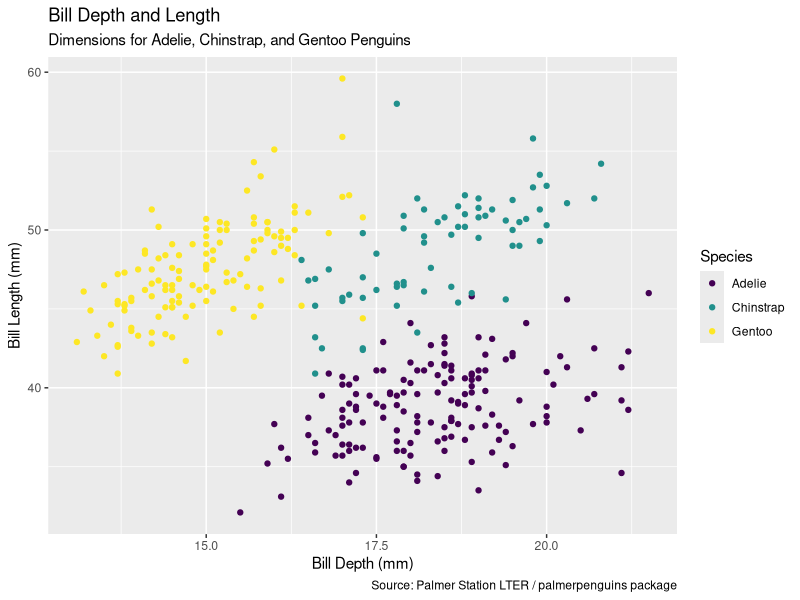
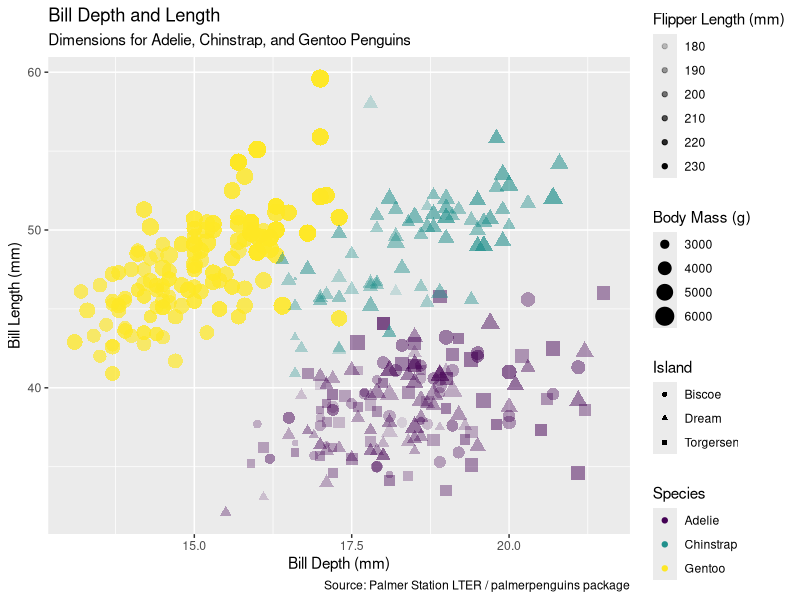
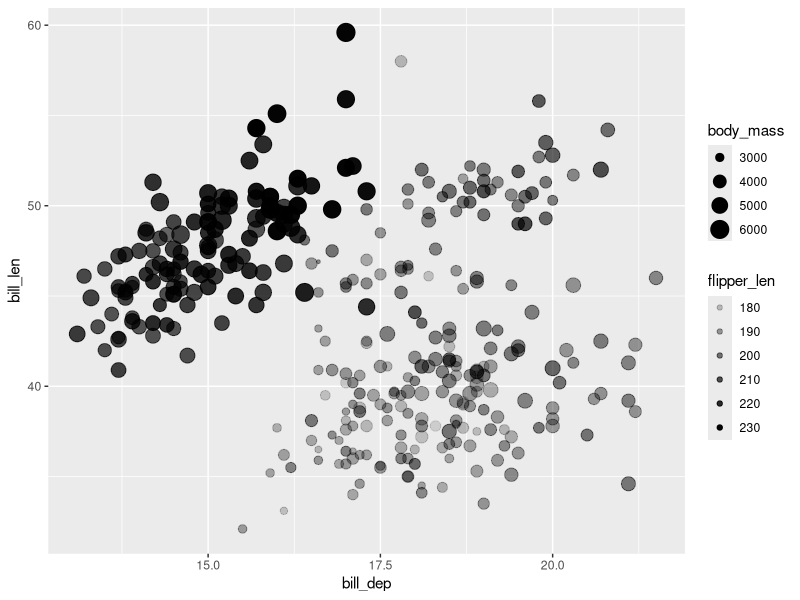
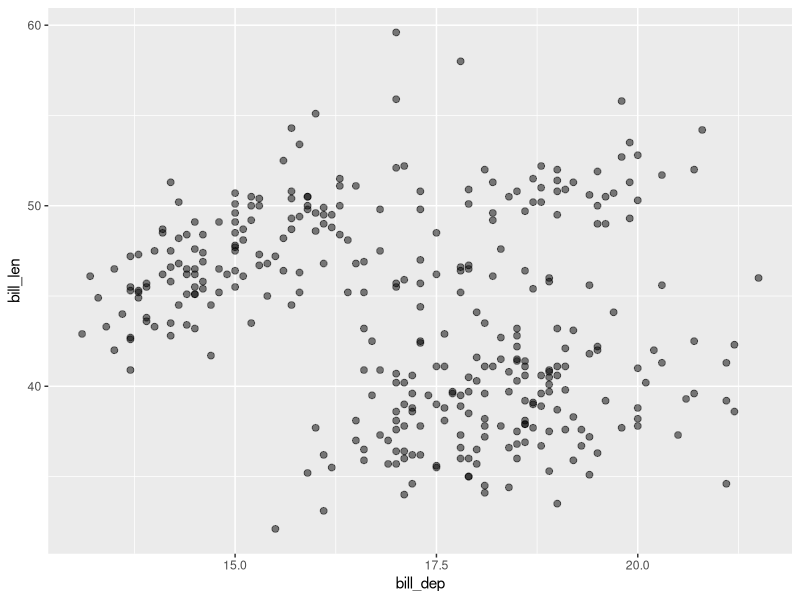
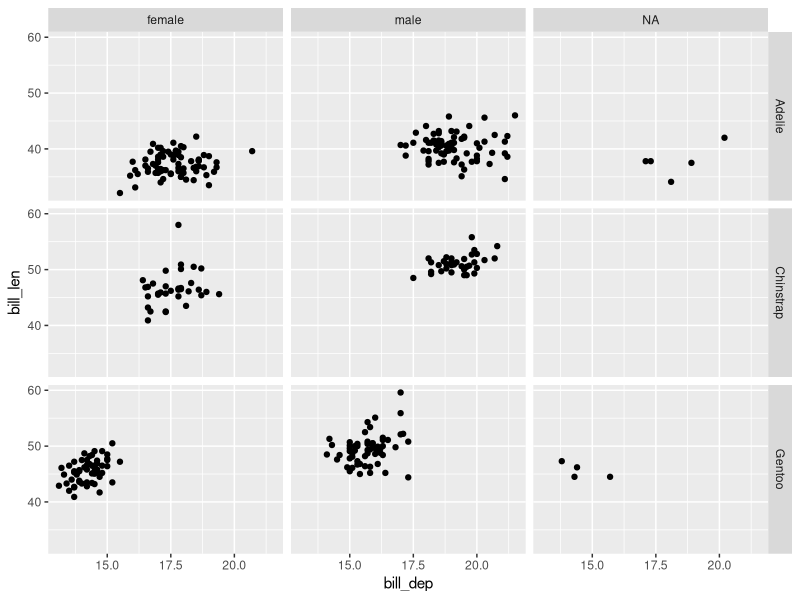
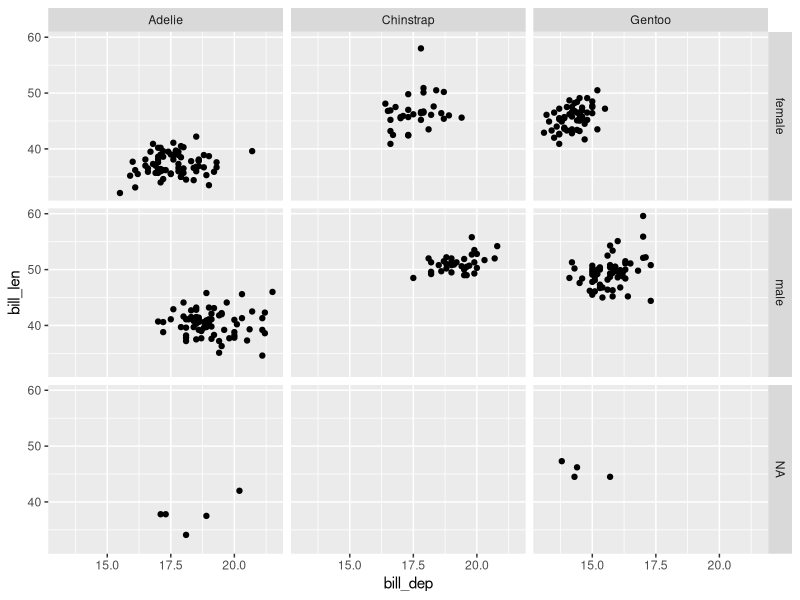
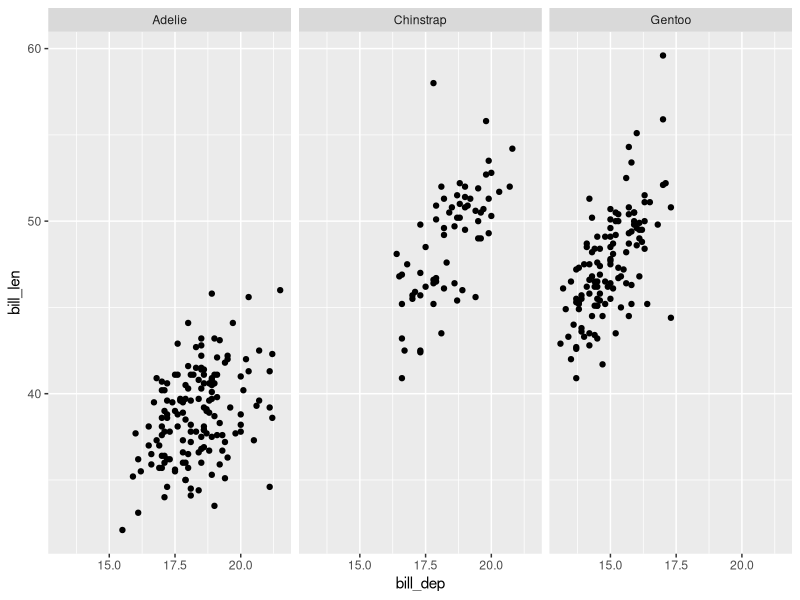
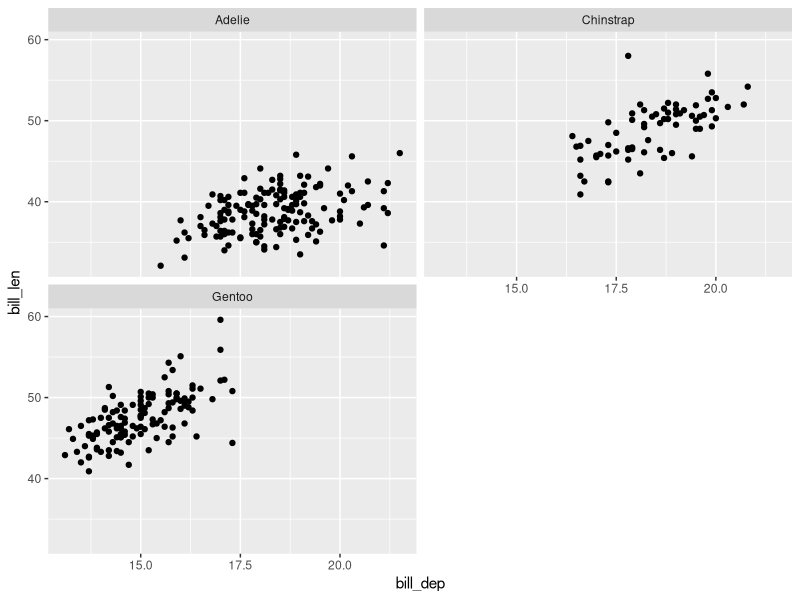

These figures' R source, in order:
### Introduction to Plotting
### Created by: Haley Poppinga
### Created on: 2025_09_09
###########################################

### Load libraries ########## 
library(tidyverse)
library(here)
library(ggplot2)

### Read in data ###
glimpse(penguins)

#.green[ggplot2] is a data visualization package  
#Structure of the plot can be summarized like this:
  
#ggplot(data = [dataset], 
       #mapping = aes(x = [x-variable], 
 #                    y = [y-variable])) +
       # geom_xxx() +
#other options
#aes() means aesthetics 
#geom_xx means geometry
  

# Data: Palmer Penguins
### Measurements for penguin species, island in Palmer Archipelago, size (flipper length, body mass, bill dimensions), and sex.  
# Set-up your script and don't forget to comment.

# We will make this plot

ggplot(data=penguins, #should be comma in between every function
       mapping = aes(x = bill_dep, #map bill depth to the x-axis 
                     y = bill_len,#map bill length to the y-axis
                     color = species)) + #change in aesthetic
      geom_point() +          #Represent each observation with a point and map species to the colour of each point
      labs(title = "Bill Depth and Length", #change labels and titles  #everything related to a title you can change in lab function
           subtitle = "Dimensions for Adelie, Chinstrap, and Gentoo Penguins",
           x = "Bill Depth (mm)", y = "Bill Length (mm)", 
           color = "Species",  #label the legend
           caption = "Source: Palmer Station LTER / palmerpenguins package") + #add caption for source of data
  scale_color_viridis_d() #discrete color scale palette better for colorblind
#check: if you press enter, lines should line up with each other if done correctly

#Aesthetic Options
#if directly related to data set, it goes in aesthetics
# color, shape, size, alpha (transparency)

#Shape, Size, Alpha
ggplot(data=penguins,
       mapping = aes(x = bill_dep,
                     y = bill_len,
                     color = species,
                     shape = island, #mapped to a different variable than color (can also map to same variable as color)
                     size = body_mass, #adding size to points
                     alpha = flipper_len)) + #good for adding p-values to make it pop #adding a shape legend
  geom_point() +
  labs(title = "Bill Depth and Length", 
       subtitle = "Dimensions for Adelie, Chinstrap, and Gentoo Penguins",
       x = "Bill Depth (mm)", y = "Bill Length (mm)", 
       color = "Species",
       shape = "Island", #capitalizing the title of legend
       size = "Body Mass (g)",
       alpha = "Flipper Length (mm)",
       caption = "Source: Palmer Station LTER / palmerpenguins package") +
  scale_color_viridis_d()


#Mapping vs Setting
#Mapping: Determine the size, shape, alpha, etc. of points **based on the values of a variable** in the data goes into
#Setting: Determine the size, shape, alpha, etc. of points **not** based on the values of a variable in the data goes into .orange[geom_*()]. 
#This was geom_point() in the previous example, but we will learn more geoms soon.   
                     
#Mapping
ggplot(data=penguins, 
       mapping = aes(x = bill_dep,
                     y = bill_len,
                     size = body_mass, 
                     alpha = flipper_len)) +
  geom_point()

#setting
ggplot(data=penguins, 
       mapping = aes(x = bill_dep,
                     y = bill_len)) +
  geom_point(size = 2, alpha = 0.5)


#Faceting
#automatically adds labels                 
#Smaller plots that display different subsets of the data
#Useful for exploring conditional relationships and large data

#Note: Did not put proper titles, axis labels, etc. because I am focusing on faceting.
#However, remember to always label your plots!

ggplot(penguins, 
       aes(x = bill_dep,
           y = bill_len))+
  geom_point()+
  facet_grid(species~sex) #grid will always be perfectly grided, cant control how many rows and columns
# make multiple plots groups by species on the y (rows) and and sex on the x (columns) 

#Notice there is a section labeled **NA** for sex. This is because there were some birds where they did not know the sex.  
#We will learn how to clean this up next week.

ggplot(penguins, 
       aes(x = bill_dep,
           y = bill_len))+
  geom_point()+
  facet_grid(sex~species) #
# make multiple plots groups by sex on the y (rows) and and species on the x (columns) 


ggplot(penguins, aes(x = bill_dep, y = bill_len)) + 
  geom_point() +
  facet_wrap(~ species) #describe exactly how many rows and columns you want, wraps it down

ggplot(penguins, aes(x = bill_dep, y = bill_len)) + 
  geom_point() +
  facet_wrap(~ species, ncol=2) # make it two columns 

# Faceting summary
#facet_grid():
  #2D grid
  #rows ~ columns

#facet_wrap(): 
#1d ribbon wrapped according to numbers of rows and columns specified or available plotting area

# Facet and color
#multiple ways to visualize data
    ggplot(data=penguins, 
           mapping = aes(x = bill_dep,
                         y = bill_len,
                         color = species)) +
      geom_point()+
      scale_color_viridis_d()+
      facet_grid(species~sex)

#Facet and color, no legend
    ggplot(data=penguins, 
           mapping = aes(x = bill_dep,
                         y = bill_len,
                         color = species, #<<
           )) +
      geom_point()+
      scale_color_viridis_d()+
      facet_grid(species~sex)+
      guides(color = FALSE) #delete specifically
    
# ggplot2 resources
    
# [Data to viz](https://www.data-to-viz.com/#histogram)  
# [ggplot2 cheatsheet](https://github.com/rstudio/cheatsheets/blob/master/data-visualization-2.1.pdf)  
# [All the geoms](https://ggplot2.tidyverse.org/reference/)  
# [A master list of visuals](http://r-statistics.co/Top50-Ggplot2-Visualizations-MasterList-R-Code.html)   
# [Practical ggplot](https://wilkelab.org/practicalgg/)   
# [R graph gallery](https://www.r-graph-gallery.com/)   
  
                     
                     
                     
                     
                     
                     
                     
  